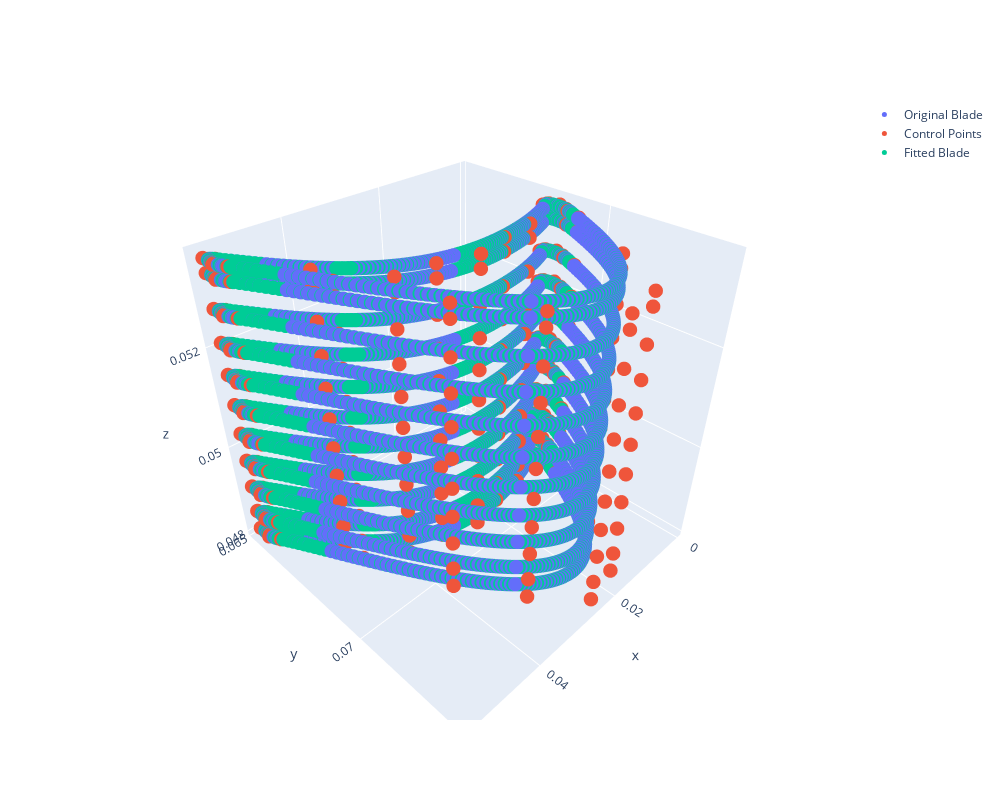

The code cell stored with this chart in its notebook:
### Code cell
bb.draw_blade()

### Figure 1 — Plotly figure (JSON) as saved in the notebook; plotly's stock layout.template omitted (floating-point values rounded to 4 significant figures; data arrays with more than 128 entries replaced by an {"elided": "..."} marker saying what was removed)
{"data": [{"marker": {"size": 5}, "mode": "markers", "name": "Original Blade", "type": "scatter3d", "x": {"elided": "2816 float values"}, "y": {"elided": "2816 float values"}, "z": {"elided": "2816 float values"}}, {"marker": {"size": 5}, "mode": "markers", "name": "Control Points", "type": "scatter3d", "x": {"elided": "418 float values"}, "y": {"elided": "418 float values"}, "z": {"elided": "418 float values"}}, {"marker": {"size": 5}, "mode": "markers", "name": "Fitted Blade", "type": "scatter3d", "x": {"elided": "3080 float values"}, "y": {"elided": "3080 float values"}, "z": {"elided": "3080 float values"}}], "layout": {"height": 800, "width": 1000}}
